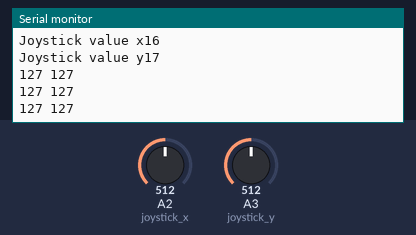
A sketch run on a simulated Arduino Uno, built with avr-gcc and run on an emulated ATmega328P. Shown: the last lines printed to the serial monitor. The inputs (shaded band) are chosen by the test bench; at power-on: A2 (joystick_x) = 512, A3 (joystick_y) = 512. No radio packets arrive unless stated.

Above: at 1.3 s.
1.4 s: A2 (joystick_x) set to 716
At 2.3 s:
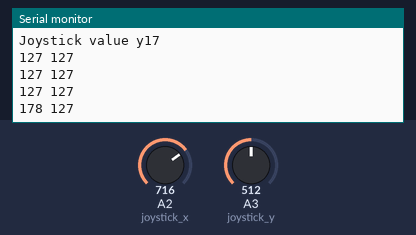
2.9 s: A3 (joystick_y) set to 716
At 3.4 s:
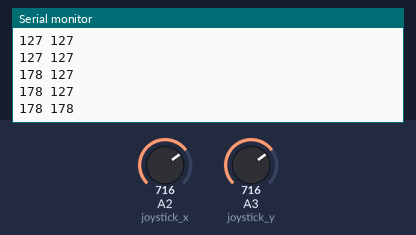
4.4 s: A2 (joystick_x) set to 900
At 5.2 s:
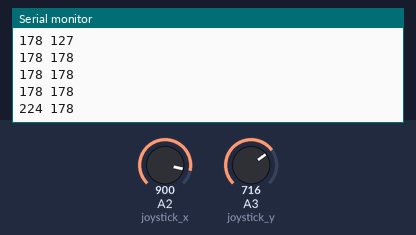
5.9 s: A3 (joystick_y) set to 900
At 5.9 s:
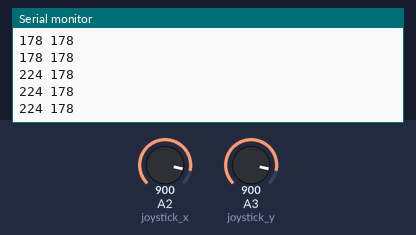
Timing chart, 0 to 8.4 s (numbered marks = the images above; inputs shaded):
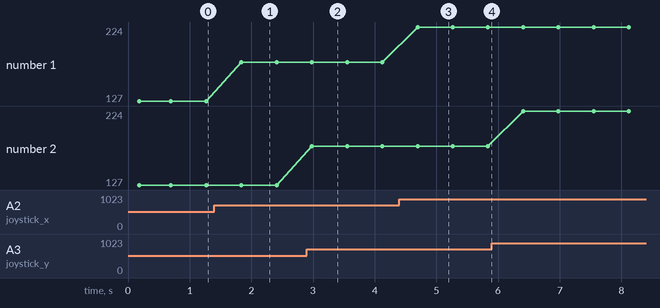

Measured:
- after the input at 1.4 s, the serial monitor: prints a new line after 0.44 s (image 1)
- after the input at 2.9 s, the serial monitor: prints a new line after 0.08 s (image 2)
- after the input at 4.4 s, the serial monitor: prints a new line after 0.30 s (image 3)
- plotted number 1: 127 → 178 after the input at 1.4 s, 178 → 224 after the input at 4.4 s

The sketch:

Final_Project_Joystick.ino
```cpp
// This code is for the joystick

//Include the necessary libraries
#include <RH_RF69.h>  //radiohead library for RFM69HCW transceiver
#include <SPI.h>      //SPI library for comunication
#include <Wire.h>
// #include <Adafruit_SSD1306.h>
// #include <Adafruit_GFX.h>

//REMOTE CONTROLLER ARDUINO
//Lets first configure the pins for the remote control/transmitter arduino part

//Define pins for joystick
const int joystick_x = A2;       //analog input pin on Arduino UNO for joystick control for steering
const int joystick_y = A3;       //analog input pin on Arduino UNO for joystick control for acceleration

//Define pins for RFM69HCW transceiver
const int CS = 5;   //Chip select pin
const int G0 = 2;   //Interrupt request pin
const int RST = 6;  //Reset pin

// //OLED Display
// #define SCREEN_WIDTH 128 //OLED display width in pixels
// #define SCREEN_HEIGHT 64 //OLED display height in pixels
// #define OLED_RESET -1 //OLED rest pin

// //create an object for oled display
// Adafruit_SSD1306 oledDisplay(SCREEN_WIDTH, SCREEN_HEIGHT, &Wire, OLED_RESET);

//Create the instance of the transceiver object
RH_RF69 RF(CS, G0);

//Define joystick center and threshold values
const int joystick_center = 0;  //this is the central value of joystick analog output
//(helps to determine how much the joystick is moved away from the center, goes below 0
//indicates -x or -y,
//goes above, indicates x or y)
const int joystick_threshold = 20;  //threshold value to prevent minor fluctuations around joystick
//center value, meaning the center value could not always be 0 so to prevent we have threshold value
//Lets create a data packet structure to send the data from remote controller with RF transceiver
//to the receiver arduino

struct RFData {
  byte x;         //joystick x value
  byte y;         //joystick y value
  // bool button; //joystick button value
} RFDataToSend;  //instance(containes the data to be sent) of the struct, the values in the struct can be called by this instance

//Define the states for the finite state machine
enum State {
  IDLE,     //The resting state, where the program waits for joystick movement
  CONTROL,  //state for controlling joystick_x and joystick_y values
};

State currentState = IDLE;  //Start in the IDLE state

void setup() {
  Serial.begin(9600);  //Begin serial communication for debugging

  //Initialize RF transceiver
  pinMode(RST, OUTPUT);     //Set up the reset pin for the transceiver
  digitalWrite(RST, LOW);   //Starting with reset pin LOW
  delay(10);                //delay for 10 milliseconds
  digitalWrite(RST, HIGH);  //Switch to reset pin HIGH
  delay(10);                //delay for 10 milliseconds
  digitalWrite(RST, LOW);   //Switch to reset pin LOW
  delay(10);                //delay for 10 milliseconds

  Serial.println("Initializing transceiver");  //Initialize the transceiver

  //Halt if initialization fails
  if (!RF.init()) {
    Serial.println("Transceiver initializing failed");
    while (1)
      ;  //stay here if initializing fails
  }

  Serial.println("Transciver successfully initialized");

  //Set the frequency of the transceiver to 905 MHz
  Serial.println("Setting frequency");
  RF.setFrequency(905.0);
  if (!RF.setFrequency(905.0)) {
    Serial.println("Frequency set failed");
    while (1)
      ;  //Halt if frequency setting fails
  }

  Serial.println("Frequency set to 905 MHz");

  //Set the transmission power of the transceiver
  RF.setTxPower(20, true);  //Set maximum power with HCW mode enabled
  Serial.print("Joystick value x");
  Serial.println(joystick_x);
  Serial.print("Joystick value y");
  Serial.println(joystick_y);
}

void loop() {

  switch (currentState) {
    case IDLE:
      {
        RFDataToSend.x = map(analogRead(joystick_x), 0, 1023, 0, 255);
        RFDataToSend.y = map(analogRead(joystick_y), 0, 1023, 0, 255);

        //Check if the joystick has moved outside the threshold
        currentState = CONTROL;
        break;
      }

    case CONTROL:
      {
        transmitXY(RFDataToSend.x, RFDataToSend.y);
        delay(10);           //delay for debounce
        currentState = IDLE;  //return back to IDLE state
        break;
      }
  }
}

void transmitXY(byte RFDataToSend_X, byte RFDataToSend_Y) {
  byte radiopacket[sizeof(RFDataToSend_X)+sizeof(RFDataToSend_Y)]; //create sizeof RFDataToSend array called radiopacket
  radiopacket[0] = RFDataToSend_X;
  radiopacket[1] = RFDataToSend_Y;
  Serial.print(radiopacket[0]);
  Serial.print(" ");
  Serial.println(radiopacket[1]);
  RF.send(radiopacket, sizeof(RFDataToSend_X)+sizeof(RFDataToSend_Y)); //send data
  RF.waitPacketSent();
  delay(500);
}
```
